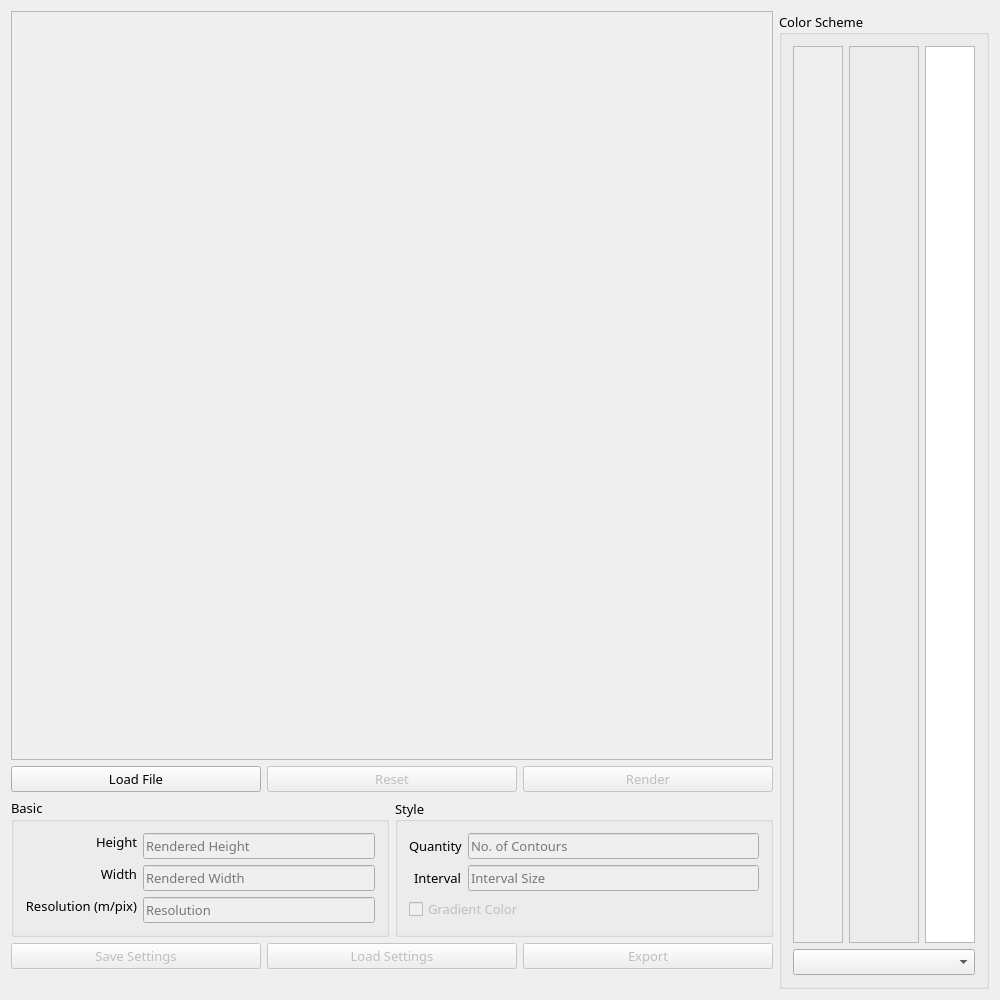
<?xml version="1.0" encoding="UTF-8"?>
<ui version="4.0">
 <class>MainWindow</class>
 <widget class="QWidget" name="MainWindow">
  <property name="enabled">
   <bool>true</bool>
  </property>
  <property name="geometry">
   <rect>
    <x>0</x>
    <y>0</y>
    <width>1000</width>
    <height>1000</height>
   </rect>
  </property>
  <property name="sizePolicy">
   <sizepolicy hsizetype="Preferred" vsizetype="Preferred">
    <horstretch>0</horstretch>
    <verstretch>0</verstretch>
   </sizepolicy>
  </property>
  <property name="minimumSize">
   <size>
    <width>1000</width>
    <height>1000</height>
   </size>
  </property>
  <property name="maximumSize">
   <size>
    <width>16777215</width>
    <height>16777215</height>
   </size>
  </property>
  <property name="windowTitle">
   <string>ReliefShader</string>
  </property>
  <layout class="QGridLayout" name="gridLayout_2">
   <item row="0" column="0">
    <layout class="QVBoxLayout" name="verticalLayout">
     <item>
      <widget class="PreviewFrame" name="previewFrame">
       <property name="enabled">
        <bool>true</bool>
       </property>
       <property name="sizePolicy">
        <sizepolicy hsizetype="MinimumExpanding" vsizetype="Expanding">
         <horstretch>0</horstretch>
         <verstretch>0</verstretch>
        </sizepolicy>
       </property>
       <property name="cursor">
        <cursorShape>CrossCursor</cursorShape>
       </property>
       <property name="frameShape">
        <enum>QFrame::StyledPanel</enum>
       </property>
       <property name="frameShadow">
        <enum>QFrame::Sunken</enum>
       </property>
       <property name="lineWidth">
        <number>2</number>
       </property>
      </widget>
     </item>
     <item>
      <layout class="QHBoxLayout" name="horizontalLayout">
       <item>
        <widget class="QPushButton" name="loadFileButton">
         <property name="sizePolicy">
          <sizepolicy hsizetype="Preferred" vsizetype="Fixed">
           <horstretch>0</horstretch>
           <verstretch>0</verstretch>
          </sizepolicy>
         </property>
         <property name="font">
          <font>
           <family>微软雅黑</family>
           <pointsize>10</pointsize>
          </font>
         </property>
         <property name="text">
          <string>Load File</string>
         </property>
        </widget>
       </item>
       <item>
        <widget class="QPushButton" name="resetButton">
         <property name="enabled">
          <bool>false</bool>
         </property>
         <property name="sizePolicy">
          <sizepolicy hsizetype="Preferred" vsizetype="Fixed">
           <horstretch>0</horstretch>
           <verstretch>0</verstretch>
          </sizepolicy>
         </property>
         <property name="font">
          <font>
           <family>微软雅黑</family>
           <pointsize>10</pointsize>
          </font>
         </property>
         <property name="text">
          <string>Reset</string>
         </property>
        </widget>
       </item>
       <item>
        <widget class="QPushButton" name="renderButton">
         <property name="enabled">
          <bool>false</bool>
         </property>
         <property name="sizePolicy">
          <sizepolicy hsizetype="Preferred" vsizetype="Fixed">
           <horstretch>0</horstretch>
           <verstretch>0</verstretch>
          </sizepolicy>
         </property>
         <property name="font">
          <font>
           <family>微软雅黑</family>
           <pointsize>10</pointsize>
          </font>
         </property>
         <property name="text">
          <string>Render</string>
         </property>
        </widget>
       </item>
      </layout>
     </item>
     <item>
      <layout class="QHBoxLayout" name="horizontalLayout_3">
       <item>
        <widget class="QGroupBox" name="groupBox_2">
         <property name="sizePolicy">
          <sizepolicy hsizetype="Expanding" vsizetype="Fixed">
           <horstretch>0</horstretch>
           <verstretch>0</verstretch>
          </sizepolicy>
         </property>
         <property name="maximumSize">
          <size>
           <width>16777215</width>
           <height>16777215</height>
          </size>
         </property>
         <property name="font">
          <font>
           <family>微软雅黑</family>
           <pointsize>10</pointsize>
          </font>
         </property>
         <property name="title">
          <string>Basic</string>
         </property>
         <layout class="QFormLayout" name="formLayout">
          <property name="rowWrapPolicy">
           <enum>QFormLayout::DontWrapRows</enum>
          </property>
          <property name="labelAlignment">
           <set>Qt::AlignRight|Qt::AlignTrailing|Qt::AlignVCenter</set>
          </property>
          <item row="0" column="0">
           <widget class="QLabel" name="heightLabel">
            <property name="sizePolicy">
             <sizepolicy hsizetype="Preferred" vsizetype="Maximum">
              <horstretch>0</horstretch>
              <verstretch>0</verstretch>
             </sizepolicy>
            </property>
            <property name="text">
             <string>Height</string>
            </property>
            <property name="alignment">
             <set>Qt::AlignRight|Qt::AlignTrailing|Qt::AlignVCenter</set>
            </property>
           </widget>
          </item>
          <item row="0" column="1">
           <widget class="QLineEdit" name="hLineEdit">
            <property name="enabled">
             <bool>false</bool>
            </property>
            <property name="sizePolicy">
             <sizepolicy hsizetype="Preferred" vsizetype="Maximum">
              <horstretch>0</horstretch>
              <verstretch>0</verstretch>
             </sizepolicy>
            </property>
            <property name="frame">
             <bool>true</bool>
            </property>
            <property name="placeholderText">
             <string>Rendered Height</string>
            </property>
            <property name="clearButtonEnabled">
             <bool>false</bool>
            </property>
           </widget>
          </item>
          <item row="2" column="1">
           <widget class="QLineEdit" name="wLineEdit">
            <property name="enabled">
             <bool>false</bool>
            </property>
            <property name="sizePolicy">
             <sizepolicy hsizetype="Preferred" vsizetype="Maximum">
              <horstretch>0</horstretch>
              <verstretch>0</verstretch>
             </sizepolicy>
            </property>
            <property name="placeholderText">
             <string>Rendered Width</string>
            </property>
           </widget>
          </item>
          <item row="4" column="1">
           <widget class="QLineEdit" name="resLineEdit">
            <property name="enabled">
             <bool>false</bool>
            </property>
            <property name="sizePolicy">
             <sizepolicy hsizetype="Preferred" vsizetype="Maximum">
              <horstretch>0</horstretch>
              <verstretch>0</verstretch>
             </sizepolicy>
            </property>
            <property name="placeholderText">
             <string>Resolution</string>
            </property>
           </widget>
          </item>
          <item row="4" column="0">
           <widget class="QLabel" name="resLabel">
            <property name="sizePolicy">
             <sizepolicy hsizetype="Preferred" vsizetype="Maximum">
              <horstretch>0</horstretch>
              <verstretch>0</verstretch>
             </sizepolicy>
            </property>
            <property name="text">
             <string>Resolution (m/pix)</string>
            </property>
            <property name="alignment">
             <set>Qt::AlignRight|Qt::AlignTrailing|Qt::AlignVCenter</set>
            </property>
           </widget>
          </item>
          <item row="2" column="0">
           <widget class="QLabel" name="widthLabel">
            <property name="sizePolicy">
             <sizepolicy hsizetype="Preferred" vsizetype="Maximum">
              <horstretch>0</horstretch>
              <verstretch>0</verstretch>
             </sizepolicy>
            </property>
            <property name="text">
             <string>Width</string>
            </property>
            <property name="alignment">
             <set>Qt::AlignRight|Qt::AlignTrailing|Qt::AlignVCenter</set>
            </property>
           </widget>
          </item>
         </layout>
        </widget>
       </item>
       <item>
        <widget class="QGroupBox" name="styleGroupBox">
         <property name="sizePolicy">
          <sizepolicy hsizetype="Expanding" vsizetype="Preferred">
           <horstretch>0</horstretch>
           <verstretch>0</verstretch>
          </sizepolicy>
         </property>
         <property name="font">
          <font>
           <family>微软雅黑</family>
           <pointsize>10</pointsize>
          </font>
         </property>
         <property name="title">
          <string>Style</string>
         </property>
         <property name="alignment">
          <set>Qt::AlignLeading|Qt::AlignLeft|Qt::AlignVCenter</set>
         </property>
         <property name="flat">
          <bool>false</bool>
         </property>
         <property name="checkable">
          <bool>false</bool>
         </property>
         <layout class="QFormLayout" name="formLayout_2">
          <property name="labelAlignment">
           <set>Qt::AlignRight|Qt::AlignTrailing|Qt::AlignVCenter</set>
          </property>
          <item row="0" column="0">
           <widget class="QLabel" name="quantityLabel">
            <property name="sizePolicy">
             <sizepolicy hsizetype="Preferred" vsizetype="Preferred">
              <horstretch>0</horstretch>
              <verstretch>0</verstretch>
             </sizepolicy>
            </property>
            <property name="text">
             <string>Quantity</string>
            </property>
           </widget>
          </item>
          <item row="0" column="1">
           <widget class="QLineEdit" name="numLineEdit">
            <property name="enabled">
             <bool>false</bool>
            </property>
            <property name="sizePolicy">
             <sizepolicy hsizetype="Preferred" vsizetype="Preferred">
              <horstretch>0</horstretch>
              <verstretch>0</verstretch>
             </sizepolicy>
            </property>
            <property name="placeholderText">
             <string>No. of Contours</string>
            </property>
           </widget>
          </item>
          <item row="1" column="0">
           <widget class="QLabel" name="intervalLabel">
            <property name="sizePolicy">
             <sizepolicy hsizetype="Preferred" vsizetype="Preferred">
              <horstretch>0</horstretch>
              <verstretch>0</verstretch>
             </sizepolicy>
            </property>
            <property name="text">
             <string>Interval</string>
            </property>
           </widget>
          </item>
          <item row="1" column="1">
           <widget class="QLineEdit" name="interLineEdit">
            <property name="enabled">
             <bool>false</bool>
            </property>
            <property name="sizePolicy">
             <sizepolicy hsizetype="Preferred" vsizetype="Preferred">
              <horstretch>0</horstretch>
              <verstretch>0</verstretch>
             </sizepolicy>
            </property>
            <property name="placeholderText">
             <string>Interval Size</string>
            </property>
           </widget>
          </item>
          <item row="2" column="0" colspan="2">
           <widget class="QCheckBox" name="gradientCheckBox">
            <property name="enabled">
             <bool>false</bool>
            </property>
            <property name="sizePolicy">
             <sizepolicy hsizetype="Preferred" vsizetype="Preferred">
              <horstretch>0</horstretch>
              <verstretch>0</verstretch>
             </sizepolicy>
            </property>
            <property name="text">
             <string>Gradient Color</string>
            </property>
           </widget>
          </item>
         </layout>
         <zorder>quantityLabel</zorder>
         <zorder>numLineEdit</zorder>
         <zorder>intervalLabel</zorder>
         <zorder>gradientCheckBox</zorder>
         <zorder>interLineEdit</zorder>
        </widget>
       </item>
      </layout>
     </item>
     <item>
      <layout class="QHBoxLayout" name="horizontalLayout_2">
       <item>
        <widget class="QPushButton" name="saveSettingsButton">
         <property name="enabled">
          <bool>false</bool>
         </property>
         <property name="font">
          <font>
           <family>微软雅黑</family>
           <pointsize>10</pointsize>
          </font>
         </property>
         <property name="text">
          <string>Save Settings</string>
         </property>
        </widget>
       </item>
       <item>
        <widget class="QPushButton" name="loadSettingsButton">
         <property name="enabled">
          <bool>false</bool>
         </property>
         <property name="font">
          <font>
           <family>微软雅黑</family>
           <pointsize>10</pointsize>
          </font>
         </property>
         <property name="text">
          <string>Load Settings</string>
         </property>
        </widget>
       </item>
       <item>
        <widget class="QPushButton" name="exportButton">
         <property name="enabled">
          <bool>false</bool>
         </property>
         <property name="font">
          <font>
           <family>微软雅黑</family>
           <pointsize>10</pointsize>
          </font>
         </property>
         <property name="text">
          <string>Export</string>
         </property>
        </widget>
       </item>
      </layout>
     </item>
     <item>
      <widget class="QLabel" name="statusLabel">
       <property name="text">
        <string/>
       </property>
      </widget>
     </item>
    </layout>
   </item>
   <item row="0" column="1">
    <widget class="QGroupBox" name="styleGroupBox_2">
     <property name="sizePolicy">
      <sizepolicy hsizetype="Preferred" vsizetype="Preferred">
       <horstretch>0</horstretch>
       <verstretch>0</verstretch>
      </sizepolicy>
     </property>
     <property name="font">
      <font>
       <family>微软雅黑</family>
       <pointsize>10</pointsize>
      </font>
     </property>
     <property name="title">
      <string>Color Scheme</string>
     </property>
     <property name="alignment">
      <set>Qt::AlignLeading|Qt::AlignLeft|Qt::AlignVCenter</set>
     </property>
     <property name="flat">
      <bool>false</bool>
     </property>
     <property name="checkable">
      <bool>false</bool>
     </property>
     <layout class="QGridLayout" name="gridLayout">
      <item row="1" column="2">
       <widget class="QTableView" name="colorTable">
        <property name="enabled">
         <bool>true</bool>
        </property>
        <property name="sizePolicy">
         <sizepolicy hsizetype="Fixed" vsizetype="Preferred">
          <horstretch>0</horstretch>
          <verstretch>0</verstretch>
         </sizepolicy>
        </property>
        <property name="maximumSize">
         <size>
          <width>50</width>
          <height>16777215</height>
         </size>
        </property>
       </widget>
      </item>
      <item row="2" column="0" colspan="3">
       <widget class="QComboBox" name="colorSchemeComboBox">
        <property name="enabled">
         <bool>true</bool>
        </property>
        <property name="sizePolicy">
         <sizepolicy hsizetype="Preferred" vsizetype="Fixed">
          <horstretch>0</horstretch>
          <verstretch>0</verstretch>
         </sizepolicy>
        </property>
       </widget>
      </item>
      <item row="1" column="0">
       <widget class="ColorBar" name="colorBarFrame">
        <property name="sizePolicy">
         <sizepolicy hsizetype="Fixed" vsizetype="Preferred">
          <horstretch>0</horstretch>
          <verstretch>0</verstretch>
         </sizepolicy>
        </property>
        <property name="minimumSize">
         <size>
          <width>50</width>
          <height>500</height>
         </size>
        </property>
        <property name="cursor">
         <cursorShape>CrossCursor</cursorShape>
        </property>
        <property name="autoFillBackground">
         <bool>true</bool>
        </property>
        <property name="frameShape">
         <enum>QFrame::StyledPanel</enum>
        </property>
        <property name="frameShadow">
         <enum>QFrame::Sunken</enum>
        </property>
        <property name="lineWidth">
         <number>2</number>
        </property>
       </widget>
      </item>
      <item row="1" column="1">
       <widget class="QFrame" name="contourFrame">
        <property name="minimumSize">
         <size>
          <width>70</width>
          <height>0</height>
         </size>
        </property>
        <property name="frameShape">
         <enum>QFrame::StyledPanel</enum>
        </property>
        <property name="frameShadow">
         <enum>QFrame::Raised</enum>
        </property>
        <layout class="QVBoxLayout" name="verticalLayout_3">
         <property name="leftMargin">
          <number>0</number>
         </property>
         <property name="topMargin">
          <number>0</number>
         </property>
         <property name="rightMargin">
          <number>0</number>
         </property>
         <property name="bottomMargin">
          <number>0</number>
         </property>
         <item>
          <layout class="QVBoxLayout" name="verticalLayout_2"/>
         </item>
        </layout>
       </widget>
      </item>
     </layout>
    </widget>
   </item>
  </layout>
 </widget>
 <layoutdefault spacing="6" margin="11"/>
 <customwidgets>
  <customwidget>
   <class>ColorBar</class>
   <extends>QFrame</extends>
   <header location="global">Colorbar.h</header>
   <container>1</container>
  </customwidget>
  <customwidget>
   <class>PreviewFrame</class>
   <extends>QFrame</extends>
   <header location="global">PreviewFrame.h</header>
   <container>1</container>
  </customwidget>
 </customwidgets>
 <resources/>
 <connections/>
</ui>
